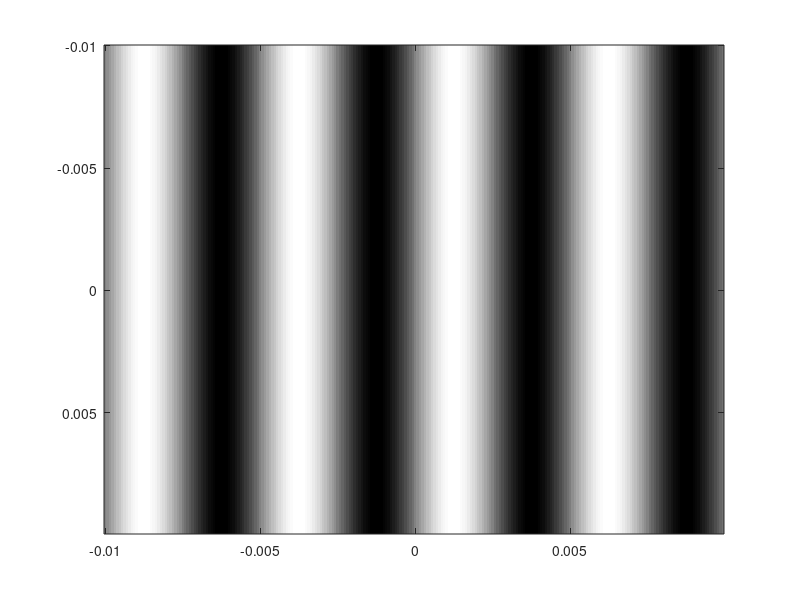
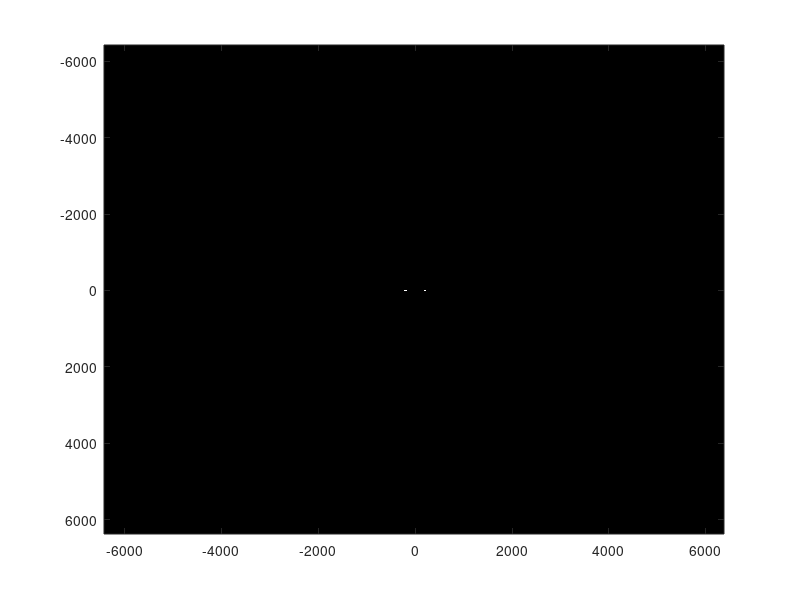
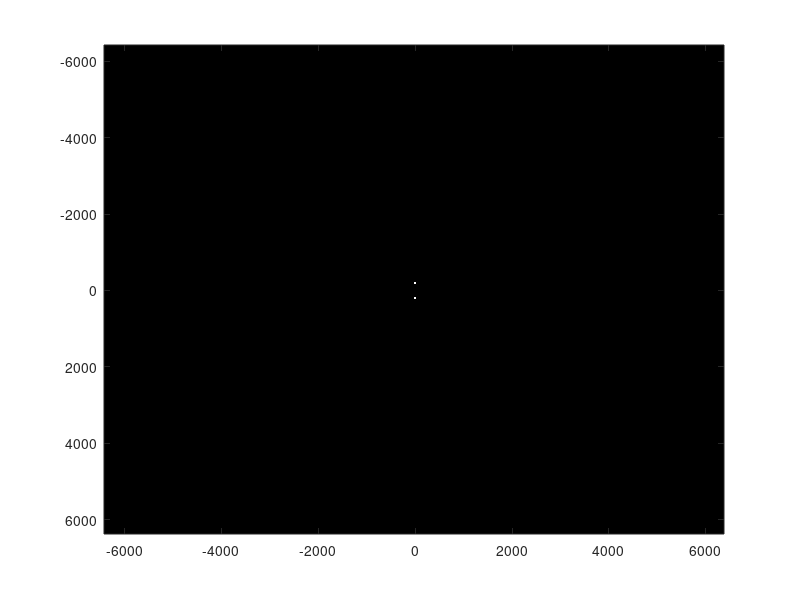
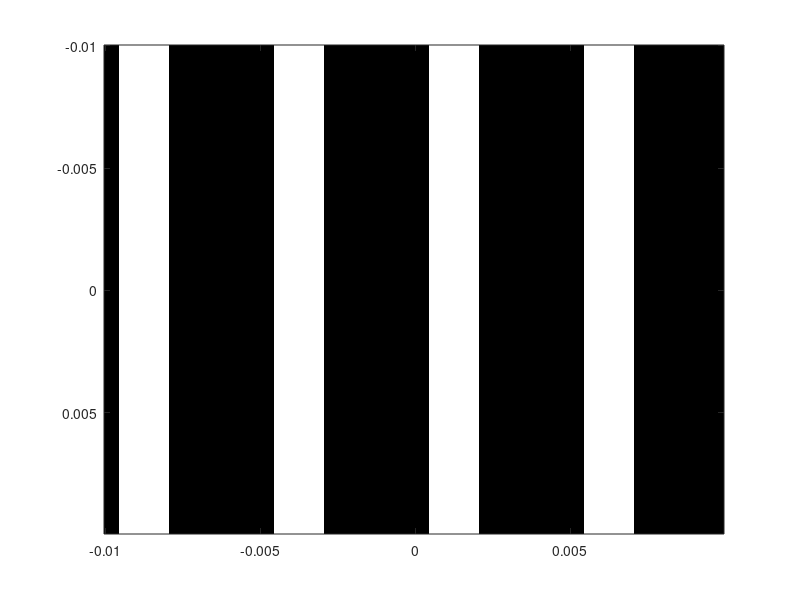

Here is the MATLAB script that generated these plots, in order:
clear
close all
set(0,"DefaultFigureColormap",feval("gray"));
M = 2^8;

dx = 20e-3/M;
x = (-M/2:1:M/2-1)*dx;
y = x;
[X, Y] = meshgrid(x,y);

Dx = 5e-3;
T = sin(2*pi*X./Dx);
figure()
imagesc(x,y,T)

W = M*dx;
dfx = 1/W;
fx = (-M/2:1:M/2-1)*dfx;
fy = fx;

S = fftshift(fft2(T))./(M*M);
figure()
imagesc(fx,fy,abs(S).^2)

S2 = fftshift(fft2(T'))./(M*M);
figure()
imagesc(fx,fy,abs(S2).^2)

Tbin = T>0.5;

figure()
imagesc(x,y,Tbin)
S3 = fftshift(fft2(Tbin))./(M*M);
figure()
imagesc(fx,fy,abs(S3).^2)